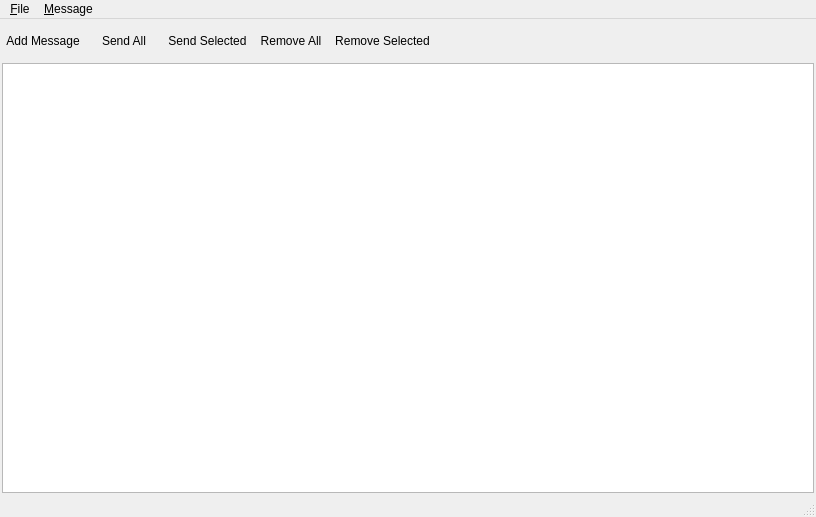
<?xml version="1.0" encoding="UTF-8"?>
<ui version="4.0">
 <class>MsgSeq</class>
 <widget class="QMainWindow" name="MsgSeq">
  <property name="geometry">
   <rect>
    <x>0</x>
    <y>0</y>
    <width>816</width>
    <height>517</height>
   </rect>
  </property>
  <property name="windowTitle">
   <string>Send sequence...</string>
  </property>
  <widget class="QWidget" name="centralwidget">
   <layout class="QVBoxLayout">
    <property name="spacing">
     <number>2</number>
    </property>
    <property name="leftMargin">
     <number>2</number>
    </property>
    <property name="topMargin">
     <number>2</number>
    </property>
    <property name="rightMargin">
     <number>2</number>
    </property>
    <property name="bottomMargin">
     <number>2</number>
    </property>
    <item>
     <layout class="QHBoxLayout" name="horizontalLayout_2">
      <property name="spacing">
       <number>0</number>
      </property>
      <item>
       <widget class="QPushButton" name="addMsgButton">
        <property name="minimumSize">
         <size>
          <width>20</width>
          <height>40</height>
         </size>
        </property>
        <property name="text">
         <string>Add Message</string>
        </property>
        <property name="flat">
         <bool>true</bool>
        </property>
       </widget>
      </item>
      <item>
       <widget class="QPushButton" name="sendAllButton">
        <property name="minimumSize">
         <size>
          <width>0</width>
          <height>40</height>
         </size>
        </property>
        <property name="text">
         <string>Send All</string>
        </property>
        <property name="flat">
         <bool>true</bool>
        </property>
       </widget>
      </item>
      <item>
       <widget class="QPushButton" name="sendSelectedButton">
        <property name="minimumSize">
         <size>
          <width>0</width>
          <height>40</height>
         </size>
        </property>
        <property name="text">
         <string>Send Selected</string>
        </property>
        <property name="flat">
         <bool>true</bool>
        </property>
       </widget>
      </item>
      <item>
       <widget class="QPushButton" name="removeAllButton">
        <property name="minimumSize">
         <size>
          <width>0</width>
          <height>40</height>
         </size>
        </property>
        <property name="text">
         <string>Remove All</string>
        </property>
        <property name="flat">
         <bool>true</bool>
        </property>
       </widget>
      </item>
      <item>
       <widget class="QPushButton" name="removeSelectedButton">
        <property name="minimumSize">
         <size>
          <width>0</width>
          <height>40</height>
         </size>
        </property>
        <property name="text">
         <string>Remove Selected</string>
        </property>
        <property name="flat">
         <bool>true</bool>
        </property>
       </widget>
      </item>
      <item>
       <spacer name="horizontalSpacer">
        <property name="orientation">
         <enum>Qt::Horizontal</enum>
        </property>
        <property name="sizeHint" stdset="0">
         <size>
          <width>40</width>
          <height>20</height>
         </size>
        </property>
       </spacer>
      </item>
     </layout>
    </item>
    <item>
     <layout class="QHBoxLayout" name="horizontalLayout">
      <property name="spacing">
       <number>2</number>
      </property>
      <item>
       <widget class="QTableView" name="msgTableView">
        <property name="acceptDrops">
         <bool>true</bool>
        </property>
        <property name="dragEnabled">
         <bool>false</bool>
        </property>
        <property name="selectionBehavior">
         <enum>QAbstractItemView::SelectRows</enum>
        </property>
        <property name="showGrid">
         <bool>false</bool>
        </property>
       </widget>
      </item>
     </layout>
    </item>
   </layout>
  </widget>
  <widget class="QMenuBar" name="menubar">
   <property name="geometry">
    <rect>
     <x>0</x>
     <y>0</y>
     <width>816</width>
     <height>17</height>
    </rect>
   </property>
   <widget class="QMenu" name="menu_File">
    <property name="title">
     <string>&amp;File</string>
    </property>
    <addaction name="saveMsgSeq"/>
    <addaction name="openMsgSeq"/>
    <addaction name="separator"/>
    <addaction name="actionExit"/>
   </widget>
   <widget class="QMenu" name="menuMessage">
    <property name="title">
     <string>&amp;Message</string>
    </property>
    <addaction name="actionRemoveSelected"/>
    <addaction name="actionRemoveAll"/>
    <addaction name="separator"/>
    <addaction name="actionSendSelected"/>
    <addaction name="actionSendAll"/>
   </widget>
   <addaction name="menu_File"/>
   <addaction name="menuMessage"/>
  </widget>
  <widget class="QStatusBar" name="statusbar"/>
  <action name="saveMsgSeq">
   <property name="text">
    <string>&amp;Save message sequence</string>
   </property>
   <property name="shortcut">
    <string>Ctrl+S</string>
   </property>
  </action>
  <action name="openMsgSeq">
   <property name="text">
    <string>&amp;Open message sequence</string>
   </property>
   <property name="shortcut">
    <string>Ctrl+O</string>
   </property>
  </action>
  <action name="actionRemoveSelected">
   <property name="text">
    <string>&amp;Remove selected</string>
   </property>
  </action>
  <action name="actionRemoveAll">
   <property name="text">
    <string>R&amp;emove all</string>
   </property>
  </action>
  <action name="actionSendSelected">
   <property name="text">
    <string>&amp;Send selected</string>
   </property>
  </action>
  <action name="actionSendAll">
   <property name="text">
    <string>Se&amp;nd all</string>
   </property>
  </action>
  <action name="actionExit">
   <property name="text">
    <string>&amp;Exit</string>
   </property>
  </action>
 </widget>
 <resources/>
 <connections/>
</ui>
